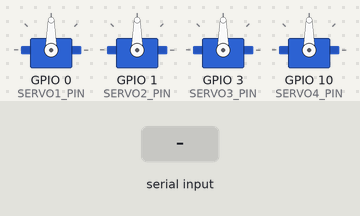
This sketch was run on a simulated ESP32. Parts: 4 × servo. The inputs (shaded band) are chosen by the test bench. What the sketch prints to the serial monitor is not drawn.

Above: at 1.6 s.
1.7 s: "SIT\n" received over Serial
At 2.5 s:
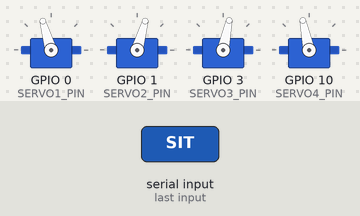
3.2 s: "CENTER\n" received over Serial
At 3.6 s:
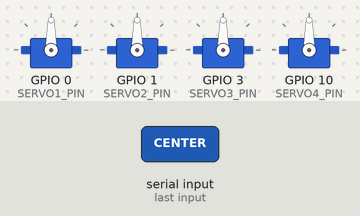
Timing chart, 0 to 6.2 s (numbered marks = the images above; inputs shaded):
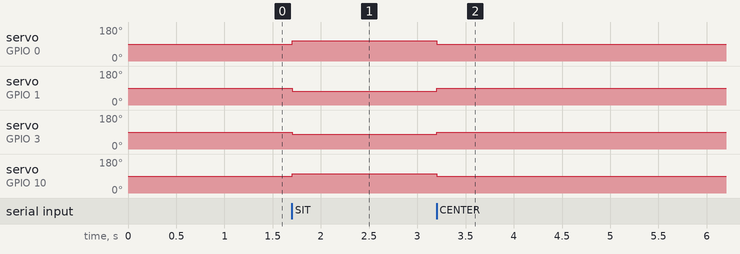

The sketch:

05_poses.ino
```cpp
// Albert Mini. Current workshop robot.
// Organizer: Robotics & Automation Club, TSEC. Aurigen hosts this lab page. Aurigen is not the organizer.
// Reference implementation. Not labeled as final-tested hardware validation.
// Module 05. Poses. Coordinated angles. This is not a gait yet.

#include <ESP32Servo.h>

// Current workshop robot. GPIO is SIGNAL only. Do not power a servo from a GPIO pin.
// Servo 1 GPIO 0 | Servo 2 GPIO 1 | Servo 3 GPIO 3 | Servo 4 GPIO 10
// Buzzer GPIO 4 (not a servo) | OLED SH1106 SDA GPIO 8 SCL GPIO 9 addr 0x3C

#define SERVO1_PIN 0
#define SERVO2_PIN 1
#define SERVO3_PIN 3
#define SERVO4_PIN 10
#define BUZZER_PIN 4
#define OLED_SDA 8
#define OLED_SCL 9
#define OLED_ADDR 0x3C
#define OLED_WIDTH 128
#define OLED_HEIGHT 64

#define BLE_NAME "AlbertMini"
#define BLE_SERVICE_UUID "6E400001-B5A3-F393-E0A9-E50E24DCCA9E"
#define BLE_RX_UUID "6E400002-B5A3-F393-E0A9-E50E24DCCA9E"
#define BLE_TX_UUID "6E400003-B5A3-F393-E0A9-E50E24DCCA9E"

#define CENTER_ANGLE 90
#define STEP_ANGLE 12
#define STEP_TIME 180
#define SERVO_MIN 50
#define SERVO_MAX 130
#define SERVO_PULSE_MIN 500
#define SERVO_PULSE_MAX 2400
#define SERIAL_BAUD 115200

Servo servos[4];
const int SERVO_PINS[4] = {SERVO1_PIN, SERVO2_PIN, SERVO3_PIN, SERVO4_PIN};
int servoOffsets[4] = {0, 0, 0, 0};
String line;

void attachAll() {
  for (int i = 0; i < 4; i++) {
    servos[i].setPeriodHertz(50);
    servos[i].attach(SERVO_PINS[i], SERVO_PULSE_MIN, SERVO_PULSE_MAX);
  }
}

void writeRaw(int i, int angle) {
  servos[i].write(constrain(angle + servoOffsets[i], SERVO_MIN, SERVO_MAX));
}

void pose(int a, int b, int c, int d) {
  writeRaw(0, a);
  writeRaw(1, b);
  writeRaw(2, c);
  writeRaw(3, d);
}

void poseCenter() { pose(CENTER_ANGLE, CENTER_ANGLE, CENTER_ANGLE, CENTER_ANGLE); }

void poseStand() {
  pose(CENTER_ANGLE, CENTER_ANGLE, CENTER_ANGLE, CENTER_ANGLE);
}

void poseRest() {
  pose(CENTER_ANGLE + 8, CENTER_ANGLE - 8, CENTER_ANGLE - 8, CENTER_ANGLE + 8);
}

void poseSit() {
  pose(CENTER_ANGLE + 16, CENTER_ANGLE - 16, CENTER_ANGLE - 12, CENTER_ANGLE + 12);
}

void poseDown() {
  pose(CENTER_ANGLE + 22, CENTER_ANGLE - 22, CENTER_ANGLE - 22, CENTER_ANGLE + 22);
}

void handle(String cmd) {
  cmd.trim();
  cmd.toUpperCase();
  if (cmd == "CENTER") poseCenter();
  else if (cmd == "STAND") poseStand();
  else if (cmd == "REST") poseRest();
  else if (cmd == "SIT") poseSit();
  else if (cmd == "DOWN") poseDown();
  else Serial.println("CENTER STAND REST SIT DOWN");
}

void setup() {
  Serial.begin(SERIAL_BAUD);
  delay(400);
  Serial.println("Module 05 poses");
  Serial.println("A pose is four angles at one time. A gait is poses over time.");
  attachAll();
  poseCenter();
}

void loop() {
  while (Serial.available()) {
    char ch = Serial.read();
    if (ch == '\n' || ch == '\r') {
      handle(line);
      line = "";
    } else {
      line += ch;
    }
  }
}
```

Measured:
- after the input at 1.7 s, servo on GPIO 0 (SERVO1_PIN): 90° → 106° at once; servo on GPIO 1 (SERVO2_PIN): 90° → 74° at once; servo on GPIO 3 (SERVO3_PIN): 90° → 78° at once; servo on GPIO 10 (SERVO4_PIN): 90° → 102° at once
- after the input at 3.2 s, servo on GPIO 0 (SERVO1_PIN): 106° → 90° at once; servo on GPIO 1 (SERVO2_PIN): 74° → 90° at once; servo on GPIO 3 (SERVO3_PIN): 78° → 90° at once; servo on GPIO 10 (SERVO4_PIN): 102° → 90° at once
